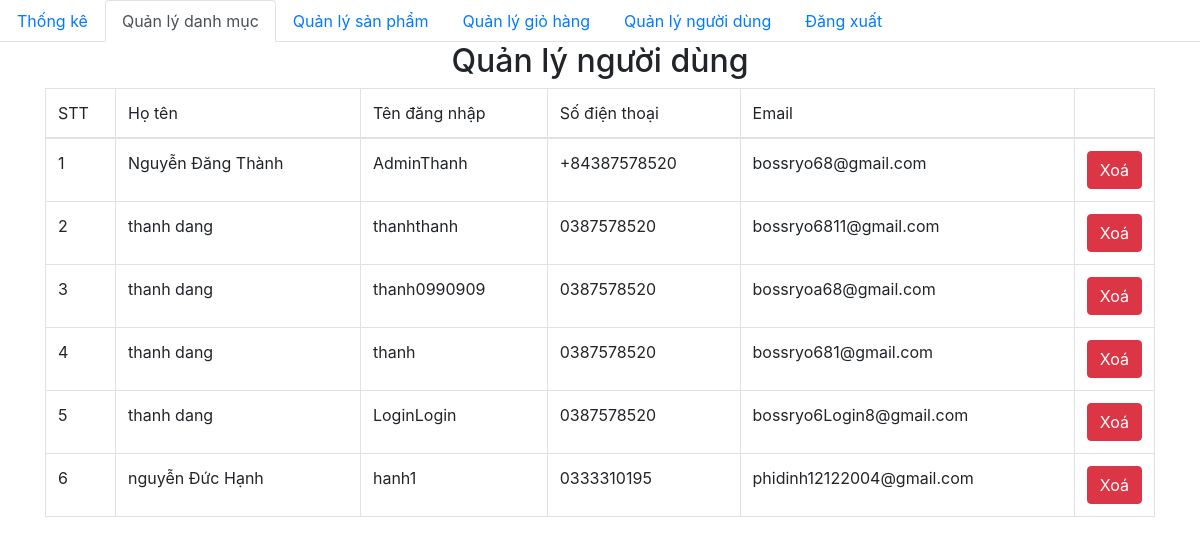
Page /admin/user/index.php on the committed database.
### tables this page shows
CREATE TABLE `user` (
  `id_user` int(11) NOT NULL,
  `hoten` varchar(255) NOT NULL,
  `username` varchar(255) NOT NULL,
  `password` varchar(255) NOT NULL,
  `phone` varchar(28) NOT NULL,
  `email` varchar(255) NOT NULL
);

### admin/database/dbhelper.php (called while the page is built, shortened)
<?php
function executeResult($sql)
{
	$con = mysqli_connect(HOST, USERNAME, PASSWORD, DATABASE);
	mysqli_set_charset($con, "utf8");
	$result = mysqli_query($con, $sql);
	$data   = [];
	while ($row = mysqli_fetch_array($result, 1)) {
		$data[] = $row;
	}
	return $data;
}

### admin/user/index.php (the view, shortened to what this page needs)
<?php
require_once('../database/dbhelper.php');
?>
<!DOCTYPE html>
<html>
<head>
    <link rel="stylesheet" href="https://maxcdn.bootstrapcdn.com/bootstrap/4.4.1/css/bootstrap.min.css">
</head>
<body>
<ul class="nav nav-tabs">
    <li class="nav-item">
        <a class="nav-link" href="../index.php">Thống kê</a>
    </li>
    <li class="nav-item">
        <a class="nav-link active" href="../category/">Quản lý danh mục</a>
    </li>
    <li class="nav-item">
        <a class="nav-link" href="../product/">Quản lý sản phẩm</a>
    </li>
    <li class="nav-item">
        <a class="nav-link" href="../dashboard.php">Quản lý giỏ hàng</a>
    </li>
    <li class="nav-item ">
        <a class="nav-link " href="../user/">Quản lý người dùng</a>
    </li>
    <li class="nav-item ">
        <a class="nav-link " href="../logout.php">Đăng xuất</a>
    </li>
</ul>
<div class="container">
    <div class="panel panel-primary">
        <div class="panel-heading">
            <h2 class="text-center">Quản lý người dùng</h2>
        </div>
        <table class="table table-bordered table-hover">
            <thead>
            <tr>
                <td width="70px">STT</td>
                <td>Họ tên</td>
                <td>Tên đăng nhập</td>
                <td>Số điện thoại</td>
                <td>Email</td>
                <td width="50px"></td>
            </tr>
            </thead>
            <tbody>
            <?php
            $sql = 'select * from user';
            $users = executeResult($sql);
            $index = 1;
            foreach ($users as $item) {
                echo '  <tr>
                    <td>' . ($index++) . '</td>
                    <td>' . $item['hoten'] . '</td>
                    <td>' . $item['username'] . '</td>
                    <td>' . $item['phone'] . '</td>
                    <td>' . $item['email'] . '</td>
                    <td>
                    <button class="btn btn-danger" onclick="deleteCategory('.$item['id_user'].')">Xoá</button>
                    </td>
                </tr>';
            }
            ?>
            </tbody>
        </table>
    </div>
</div>
</body>
</html>

### rows in the picture
user: hoten "Nguyễn Đăng Thành", username "AdminThanh", phone "+84387578520", email "bossryo68@gmail.com"
user: hoten "thanh dang", username "thanhthanh", phone "0387578520", email "bossryo6811@gmail.com"
user: hoten "thanh dang", username "thanh0990909", phone "0387578520", email "bossryoa68@gmail.com"
user: hoten "thanh dang", username "thanh", phone "0387578520", email "bossryo681@gmail.com"
user: hoten "thanh dang", username "LoginLogin", phone "0387578520", email "bossryo6Login8@gmail.com"
user: hoten "nguyễn Đức Hạnh", username "hanh1", phone "0333310195", email "phidinh12122004@gmail.com"
